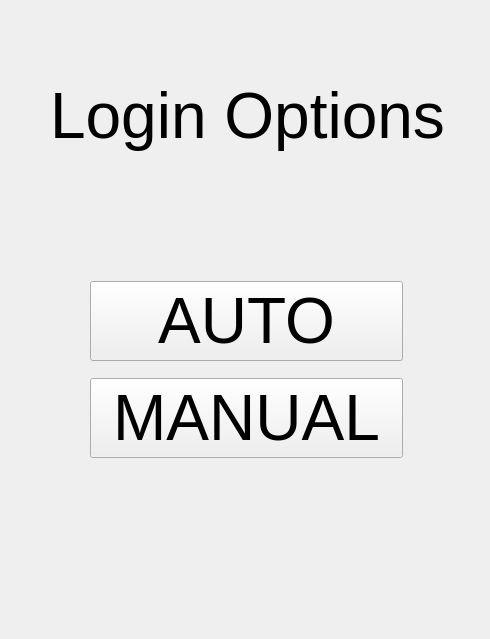
<?xml version="1.0" encoding="UTF-8"?>
<ui version="4.0">
 <class>MainWindow</class>
 <widget class="QMainWindow" name="MainWindow">
  <property name="geometry">
   <rect>
    <x>0</x>
    <y>0</y>
    <width>490</width>
    <height>639</height>
   </rect>
  </property>
  <property name="windowTitle">
   <string>MainWindow</string>
  </property>
  <widget class="QWidget" name="centralwidget">
   <property name="sizePolicy">
    <sizepolicy hsizetype="Fixed" vsizetype="Fixed">
     <horstretch>0</horstretch>
     <verstretch>0</verstretch>
    </sizepolicy>
   </property>
   <property name="minimumSize">
    <size>
     <width>490</width>
     <height>639</height>
    </size>
   </property>
   <property name="maximumSize">
    <size>
     <width>490</width>
     <height>639</height>
    </size>
   </property>
   <widget class="QStackedWidget" name="stackedWidget">
    <property name="geometry">
     <rect>
      <x>0</x>
      <y>10</y>
      <width>491</width>
      <height>641</height>
     </rect>
    </property>
    <property name="font">
     <font>
      <pointsize>48</pointsize>
     </font>
    </property>
    <widget class="QWidget" name="ChoosePage">
     <widget class="QLabel" name="label">
      <property name="geometry">
       <rect>
        <x>50</x>
        <y>50</y>
        <width>401</width>
        <height>111</height>
       </rect>
      </property>
      <property name="font">
       <font>
        <pointsize>48</pointsize>
       </font>
      </property>
      <property name="text">
       <string>Login Options</string>
      </property>
     </widget>
     <widget class="QWidget" name="verticalLayoutWidget">
      <property name="geometry">
       <rect>
        <x>90</x>
        <y>260</y>
        <width>313</width>
        <height>201</height>
       </rect>
      </property>
      <layout class="QVBoxLayout" name="verticalLayout">
       <item>
        <widget class="QPushButton" name="auto_login">
         <property name="text">
          <string>AUTO</string>
         </property>
        </widget>
       </item>
       <item>
        <widget class="QPushButton" name="manual_login">
         <property name="text">
          <string>MANUAL</string>
         </property>
        </widget>
       </item>
      </layout>
     </widget>
    </widget>
    <widget class="QWidget" name="GamePage">
     <property name="sizePolicy">
      <sizepolicy hsizetype="Fixed" vsizetype="Fixed">
       <horstretch>0</horstretch>
       <verstretch>0</verstretch>
      </sizepolicy>
     </property>
     <property name="font">
      <font>
       <weight>75</weight>
       <bold>true</bold>
      </font>
     </property>
     <widget class="QLabel" name="moveLabel">
      <property name="geometry">
       <rect>
        <x>0</x>
        <y>100</y>
        <width>491</width>
        <height>121</height>
       </rect>
      </property>
      <property name="font">
       <font>
        <pointsize>72</pointsize>
        <weight>50</weight>
        <bold>false</bold>
       </font>
      </property>
      <property name="text">
       <string>E2E4</string>
      </property>
      <property name="alignment">
       <set>Qt::AlignCenter</set>
      </property>
     </widget>
     <widget class="QPushButton" name="stop">
      <property name="geometry">
       <rect>
        <x>40</x>
        <y>370</y>
        <width>381</width>
        <height>141</height>
       </rect>
      </property>
      <property name="text">
       <string>STOP</string>
      </property>
     </widget>
     <widget class="QLabel" name="timeLabel">
      <property name="geometry">
       <rect>
        <x>200</x>
        <y>340</y>
        <width>71</width>
        <height>19</height>
       </rect>
      </property>
      <property name="font">
       <font>
        <pointsize>12</pointsize>
        <weight>50</weight>
        <bold>false</bold>
       </font>
      </property>
      <property name="text">
       <string>5</string>
      </property>
      <property name="alignment">
       <set>Qt::AlignCenter</set>
      </property>
     </widget>
    </widget>
    <widget class="QWidget" name="LoginPage">
     <widget class="QLabel" name="label_2">
      <property name="geometry">
       <rect>
        <x>20</x>
        <y>50</y>
        <width>461</width>
        <height>81</height>
       </rect>
      </property>
      <property name="font">
       <font>
        <pointsize>48</pointsize>
        <weight>50</weight>
        <bold>false</bold>
       </font>
      </property>
      <property name="text">
       <string>Login Chesscom</string>
      </property>
     </widget>
     <widget class="QWidget" name="gridLayoutWidget">
      <property name="geometry">
       <rect>
        <x>50</x>
        <y>210</y>
        <width>381</width>
        <height>101</height>
       </rect>
      </property>
      <layout class="QGridLayout" name="gridLayout">
       <item row="0" column="1">
        <widget class="QLineEdit" name="email">
         <property name="font">
          <font>
           <pointsize>14</pointsize>
          </font>
         </property>
        </widget>
       </item>
       <item row="1" column="1">
        <widget class="QLineEdit" name="password">
         <property name="font">
          <font>
           <pointsize>14</pointsize>
          </font>
         </property>
        </widget>
       </item>
       <item row="0" column="0">
        <widget class="QLabel" name="EmailLabel">
         <property name="font">
          <font>
           <pointsize>14</pointsize>
          </font>
         </property>
         <property name="text">
          <string>Email:</string>
         </property>
        </widget>
       </item>
       <item row="1" column="0">
        <widget class="QLabel" name="PasswordLabel">
         <property name="font">
          <font>
           <pointsize>14</pointsize>
          </font>
         </property>
         <property name="text">
          <string>Password:</string>
         </property>
        </widget>
       </item>
      </layout>
     </widget>
     <widget class="QCheckBox" name="remember">
      <property name="geometry">
       <rect>
        <x>340</x>
        <y>320</y>
        <width>91</width>
        <height>31</height>
       </rect>
      </property>
      <property name="font">
       <font>
        <pointsize>8</pointsize>
       </font>
      </property>
      <property name="text">
       <string>Remember</string>
      </property>
     </widget>
     <widget class="QLabel" name="LoginInfoLabel">
      <property name="geometry">
       <rect>
        <x>50</x>
        <y>320</y>
        <width>191</width>
        <height>31</height>
       </rect>
      </property>
      <property name="font">
       <font>
        <pointsize>8</pointsize>
       </font>
      </property>
      <property name="text">
       <string>*If you passed wrong login data
just log in manually on page</string>
      </property>
     </widget>
     <widget class="QPushButton" name="LoginButton">
      <property name="geometry">
       <rect>
        <x>110</x>
        <y>430</y>
        <width>251</width>
        <height>81</height>
       </rect>
      </property>
      <property name="font">
       <font>
        <pointsize>48</pointsize>
       </font>
      </property>
      <property name="text">
       <string>LOGIN</string>
      </property>
     </widget>
    </widget>
    <widget class="QWidget" name="LoadingPage">
     <property name="sizePolicy">
      <sizepolicy hsizetype="Fixed" vsizetype="Fixed">
       <horstretch>0</horstretch>
       <verstretch>0</verstretch>
      </sizepolicy>
     </property>
     <widget class="QLabel" name="LoadingLabel">
      <property name="geometry">
       <rect>
        <x>60</x>
        <y>210</y>
        <width>371</width>
        <height>151</height>
       </rect>
      </property>
      <property name="font">
       <font>
        <weight>75</weight>
        <bold>true</bold>
       </font>
      </property>
      <property name="text">
       <string>LOADING...</string>
      </property>
     </widget>
    </widget>
    <widget class="QWidget" name="SettingsPage">
     <property name="sizePolicy">
      <sizepolicy hsizetype="Fixed" vsizetype="Fixed">
       <horstretch>0</horstretch>
       <verstretch>0</verstretch>
      </sizepolicy>
     </property>
     <property name="minimumSize">
      <size>
       <width>491</width>
       <height>641</height>
      </size>
     </property>
     <widget class="QLabel" name="label_3">
      <property name="geometry">
       <rect>
        <x>130</x>
        <y>20</y>
        <width>241</width>
        <height>91</height>
       </rect>
      </property>
      <property name="font">
       <font>
        <pointsize>48</pointsize>
       </font>
      </property>
      <property name="text">
       <string>Settings</string>
      </property>
     </widget>
     <widget class="QWidget" name="gridLayoutWidget_2">
      <property name="geometry">
       <rect>
        <x>80</x>
        <y>200</y>
        <width>331</width>
        <height>41</height>
       </rect>
      </property>
      <layout class="QGridLayout" name="gridLayout_2">
       <item row="0" column="0">
        <widget class="QLabel" name="label_5">
         <property name="font">
          <font>
           <pointsize>12</pointsize>
          </font>
         </property>
         <property name="text">
          <string>Stockfish level</string>
         </property>
        </widget>
       </item>
       <item row="0" column="1">
        <widget class="QScrollBar" name="StockFishlevel">
         <property name="font">
          <font>
           <pointsize>72</pointsize>
          </font>
         </property>
         <property name="minimum">
          <number>1</number>
         </property>
         <property name="maximum">
          <number>20</number>
         </property>
         <property name="orientation">
          <enum>Qt::Horizontal</enum>
         </property>
        </widget>
       </item>
      </layout>
     </widget>
     <widget class="QWidget" name="gridLayoutWidget_3">
      <property name="geometry">
       <rect>
        <x>80</x>
        <y>240</y>
        <width>331</width>
        <height>51</height>
       </rect>
      </property>
      <layout class="QGridLayout" name="gridLayout_3">
       <item row="0" column="2">
        <widget class="QSpinBox" name="RSLFROM">
         <property name="font">
          <font>
           <pointsize>12</pointsize>
          </font>
         </property>
         <property name="minimum">
          <number>1</number>
         </property>
         <property name="maximum">
          <number>20</number>
         </property>
        </widget>
       </item>
       <item row="0" column="4">
        <widget class="QSpinBox" name="RSLTO">
         <property name="font">
          <font>
           <pointsize>12</pointsize>
          </font>
         </property>
         <property name="minimum">
          <number>2</number>
         </property>
         <property name="maximum">
          <number>20</number>
         </property>
        </widget>
       </item>
       <item row="0" column="3">
        <widget class="QLabel" name="label_6">
         <property name="font">
          <font>
           <pointsize>12</pointsize>
          </font>
         </property>
         <property name="text">
          <string>-</string>
         </property>
        </widget>
       </item>
       <item row="0" column="1">
        <spacer name="horizontalSpacer">
         <property name="orientation">
          <enum>Qt::Horizontal</enum>
         </property>
         <property name="sizeHint" stdset="0">
          <size>
           <width>40</width>
           <height>20</height>
          </size>
         </property>
        </spacer>
       </item>
       <item row="0" column="0">
        <widget class="QCheckBox" name="Rstockfishlevelcheck">
         <property name="font">
          <font>
           <pointsize>12</pointsize>
          </font>
         </property>
         <property name="text">
          <string>Random Stockfish level</string>
         </property>
        </widget>
       </item>
      </layout>
     </widget>
     <widget class="QWidget" name="gridLayoutWidget_4">
      <property name="geometry">
       <rect>
        <x>80</x>
        <y>290</y>
        <width>331</width>
        <height>81</height>
       </rect>
      </property>
      <layout class="QGridLayout" name="gridLayout_4">
       <item row="2" column="1">
        <widget class="QScrollBar" name="thinkingTime">
         <property name="font">
          <font>
           <pointsize>10</pointsize>
          </font>
         </property>
         <property name="maximum">
          <number>240</number>
         </property>
         <property name="orientation">
          <enum>Qt::Horizontal</enum>
         </property>
        </widget>
       </item>
       <item row="2" column="0">
        <widget class="QLabel" name="label_8">
         <property name="font">
          <font>
           <pointsize>12</pointsize>
          </font>
         </property>
         <property name="text">
          <string>Thinking time</string>
         </property>
        </widget>
       </item>
       <item row="1" column="0">
        <widget class="QCheckBox" name="AutoMove">
         <property name="font">
          <font>
           <pointsize>12</pointsize>
          </font>
         </property>
         <property name="text">
          <string>AutoMove</string>
         </property>
        </widget>
       </item>
      </layout>
     </widget>
     <widget class="QPushButton" name="startButton">
      <property name="geometry">
       <rect>
        <x>110</x>
        <y>510</y>
        <width>271</width>
        <height>81</height>
       </rect>
      </property>
      <property name="font">
       <font>
        <pointsize>48</pointsize>
       </font>
      </property>
      <property name="text">
       <string>START</string>
      </property>
     </widget>
     <widget class="QLabel" name="levelLabel">
      <property name="geometry">
       <rect>
        <x>420</x>
        <y>210</y>
        <width>31</width>
        <height>16</height>
       </rect>
      </property>
      <property name="font">
       <font>
        <pointsize>12</pointsize>
       </font>
      </property>
      <property name="text">
       <string>0</string>
      </property>
     </widget>
     <widget class="QLabel" name="thinkingLabel">
      <property name="geometry">
       <rect>
        <x>420</x>
        <y>340</y>
        <width>31</width>
        <height>16</height>
       </rect>
      </property>
      <property name="font">
       <font>
        <pointsize>12</pointsize>
       </font>
      </property>
      <property name="text">
       <string>0</string>
      </property>
     </widget>
     <widget class="QWidget" name="gridLayoutWidget_5">
      <property name="geometry">
       <rect>
        <x>80</x>
        <y>370</y>
        <width>331</width>
        <height>41</height>
       </rect>
      </property>
      <layout class="QGridLayout" name="gridLayout_5">
       <item row="0" column="2">
        <widget class="QSpinBox" name="RTTFROM">
         <property name="font">
          <font>
           <pointsize>12</pointsize>
          </font>
         </property>
         <property name="minimum">
          <number>0</number>
         </property>
         <property name="maximum">
          <number>240</number>
         </property>
        </widget>
       </item>
       <item row="0" column="0">
        <widget class="QCheckBox" name="Rthinkingtimecheck">
         <property name="font">
          <font>
           <pointsize>12</pointsize>
          </font>
         </property>
         <property name="text">
          <string>Random Thinking Time</string>
         </property>
        </widget>
       </item>
       <item row="0" column="4">
        <widget class="QSpinBox" name="RTTTO">
         <property name="font">
          <font>
           <pointsize>12</pointsize>
          </font>
         </property>
         <property name="minimum">
          <number>1</number>
         </property>
         <property name="maximum">
          <number>240</number>
         </property>
        </widget>
       </item>
       <item row="0" column="3">
        <widget class="QLabel" name="label_7">
         <property name="font">
          <font>
           <pointsize>12</pointsize>
          </font>
         </property>
         <property name="text">
          <string>-</string>
         </property>
        </widget>
       </item>
       <item row="0" column="1">
        <spacer name="horizontalSpacer_2">
         <property name="orientation">
          <enum>Qt::Horizontal</enum>
         </property>
         <property name="sizeHint" stdset="0">
          <size>
           <width>40</width>
           <height>20</height>
          </size>
         </property>
        </spacer>
       </item>
      </layout>
     </widget>
    </widget>
   </widget>
  </widget>
 </widget>
 <resources/>
 <connections/>
</ui>
